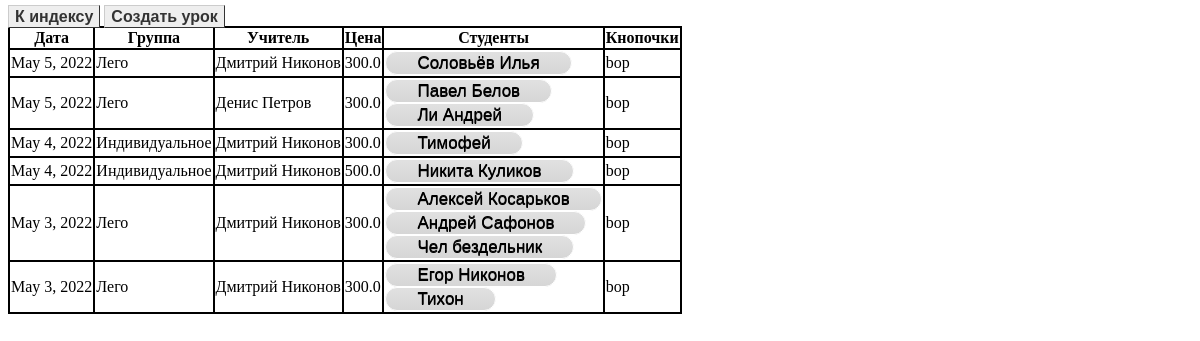
Page /CRM/lessonsTab (signed in) on the committed database.
### CRM/models.py (models this page shows, shortened)
class Lesson(models.Model):
    teacher = models.ForeignKey(Teacher,on_delete=models.CASCADE)
    name = models.CharField(max_length=200,default = "")
    clients = models.ManyToManyField(Client)
    date = models.DateField()
    price = models.FloatField(default=0)

class Teacher(models.Model):
    name = models.CharField(max_length=200)
    dept = models.FloatField(default=0)

class Client(models.Model):
    name = models.CharField(max_length=200)
    money = models.FloatField(default=0)
    active = models.BooleanField(default=True)

### CRM/views.py (the view)
# urls.py: path('CRM/lessonsTab',views.CRM_Lessons,name = 'CRM_Lessons'),
def CRM_Lessons(request):
    if request.user.is_authenticated:
        user = request.user.username
    else:
        return HttpResponseRedirect(reverse('forbiden', args=()))
    template = loader.get_template('crm/simpleLessons.html')
    data = Lesson.objects.order_by('-date')
    context = {
        'lessons' : data,
    }
    return HttpResponse(template.render(context, request))

### CRM/templates/crm/simpleLessons.html (shortened to what this page needs)
<!DOCTYPE html>
<html>
    <head>
        {% load static %}
        <link rel="stylesheet" type="text/css" href="{% static 'crm/simpleStyle.css' %}">
    </head>
    <body>
        <a class = "button" href = {%url 'index'%}>К индексу</a>
        <a class = "button" href = {%url 'addLesson'%}>Создать урок</a>
            <table>
            <tr>
                <th>Дата</th>
                <th>Группа</th>
                <th>Учитель</th>
                <th>Цена</th>
                <th>Студенты</th>
                <th>Кнопочки</th>
            </tr>
            {%for lesson in lessons%}
                <tr>
                    <td>{{lesson.date}}</td>
                    <td>{{lesson.name}}</td>
                    <td>{{lesson.teacher.name}}</td>
                    <td>{{lesson.price}}</td>
                    <td>
                        {%for s in lesson.clients.all%}
                        <a class = "clientTag" href = {%url 'client_card' s.pk %}>{{s.name}}</a></br>
                        {%endfor%}
                    </td>
                    <td>bop</td>
                </tr>
            {%endfor%}
        </table>
    </body>
</html>

### CRM/static/crm/simpleStyle.css (style rules this page uses)
table { border-collapse: collapse; }
table td { border: 2px solid black; }
table th { border: 2px solid black; }
.button { font: bold 16px Arial; text-decoration: none; background-color: #EEEEEE; color: #333333; padding: 2px 6px 2px 6px; border-top: 1px solid #CCCCCC; border-right: 1px solid #333333; border-bottom: 1px solid #333333; border-left: 1px solid #CCCCCC; max-height: 50px; }
.clientTag { background:linear-gradient(to bottom, #e0e0e0 5%, #d6d6d6 100%); background-color:#e0e0e0; border-radius:28px; border:1px solid #ffffff; display:inline-block; cursor:pointer; color:#000000; font-family:Arial; font-size:17px; padding:1px 31px; text-decoration:none; text-shadow:0px 1px 0px #000000; }

### rows in the picture
Lesson: date "May 5, 2022", name "Лего", teacher.name "Дмитрий Никонов", price "300.0"
Client: name "Соловьёв Илья"
Lesson: date "May 5, 2022", name "Лего", teacher.name "Денис Петров", price "300.0"
Client: name "Павел Белов"
Client: name "Ли Андрей"
Lesson: date "May 4, 2022", name "Индивидуальное", teacher.name "Дмитрий Никонов", price "300.0"
Client: name "Тимофей"
Lesson: date "May 4, 2022", name "Индивидуальное", teacher.name "Дмитрий Никонов", price "500.0"
Client: name "Никита Куликов"
Lesson: date "May 3, 2022", name "Лего", teacher.name "Дмитрий Никонов", price "300.0"
Client: name "Алексей Косарьков"
Client: name "Андрей Сафонов"
Client: name "Чел бездельник"
Lesson: date "May 3, 2022", name "Лего", teacher.name "Дмитрий Никонов", price "300.0"
Client: name "Егор Никонов"
Client: name "Тихон"
